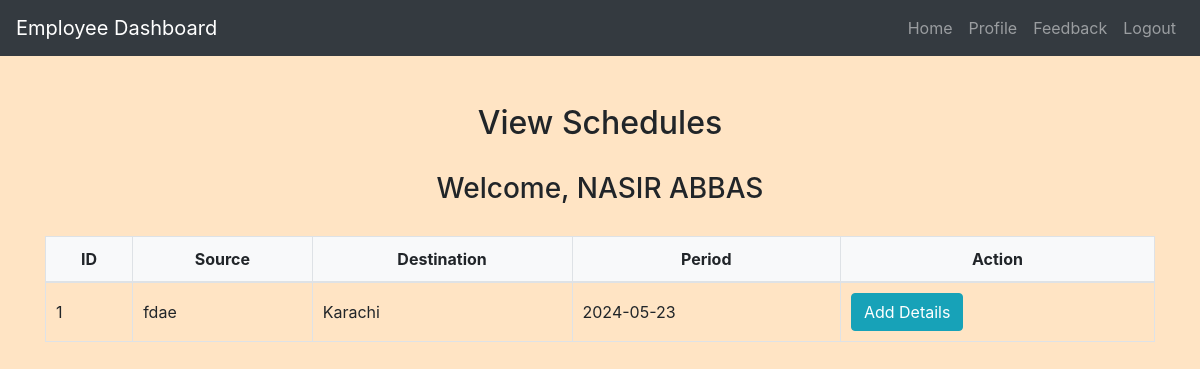
Screenshot of /employee/view_schedule.php (signed in) with the database file from the repository.
### tables this page shows
CREATE TABLE `employees` (
  `employee_id` int(11) NOT NULL,
  `email` varchar(100) DEFAULT NULL,
  `password` varchar(255) DEFAULT NULL,
  `full_name` varchar(255) NOT NULL,
  `position` varchar(50) DEFAULT NULL,
  `department` varchar(50) DEFAULT NULL,
  `location` varchar(100) DEFAULT NULL,
  `hire_date` date DEFAULT NULL,
  `current_visa_status` enum('Valid','Expired','Pending') DEFAULT NULL,
  `visa_expiry_date` date DEFAULT NULL,
  `created_at` timestamp NOT NULL DEFAULT current_timestamp(),
  `updated_at` timestamp NOT NULL DEFAULT current_timestamp() ON UPDATE current_timestamp()
);

CREATE TABLE `schedules` (
  `schedule_id` int(11) NOT NULL,
  `employee_id` int(11) DEFAULT NULL,
  `source` varchar(100) DEFAULT NULL,
  `destination` varchar(100) DEFAULT NULL,
  `period` date DEFAULT NULL,
  `created_at` timestamp NOT NULL DEFAULT current_timestamp(),
  `updated_at` timestamp NOT NULL DEFAULT current_timestamp() ON UPDATE current_timestamp()
);

### employee/view_schedule.php (the view, shortened to what this page needs)
<?php
include('config.php');
$employee_id = $_SESSION["employee_id"];
$sql_employee = "SELECT * FROM employees WHERE employee_id = '$employee_id'";
$result_employee = mysqli_query($conn, $sql_employee);
$row_employee = mysqli_fetch_assoc($result_employee);
$sql_schedules = "SELECT s.*, d.*
                  FROM schedules s
                  JOIN schedules d ON s.schedule_id = d.schedule_id
                  WHERE s.employee_id = '$employee_id'";
$result_schedules = mysqli_query($conn, $sql_schedules);
?>
<!DOCTYPE html>
<html>
<head>
    <link rel="stylesheet" href="https://maxcdn.bootstrapcdn.com/bootstrap/4.5.2/css/bootstrap.min.css">
    <link rel="stylesheet" href="../css/style.css">
</head>
<body>
<?php include('navbar.php'); ?>
<div class="container mt-5">
    <h2>View Schedules</h2>
    <h3>Welcome, <?php echo $row_employee["full_name"]; ?></h3>
    <table class="table">
        <thead>
            <tr>
                <th>ID</th>
                <th>Source</th>
                <th>Destination</th>
                <th>Period</th>
                <th>Action</th>
            </tr>
        </thead>
        <tbody>
            <?php
            while ($row_schedule = mysqli_fetch_assoc($result_schedules)) {
                echo "<tr>";
                echo "<td>".$row_schedule["schedule_id"]."</td>";
                echo "<td>".$row_schedule["source"]."</td>";
                echo "<td>".$row_schedule["destination"]."</td>";
                echo "<td>".$row_schedule["period"]."</td>";
                echo "<td><a href='add_details.php?schedule_id=".$row_schedule["schedule_id"]."' class='btn btn-info'>Add Details</a></td>";
                echo "</tr>";
            }
            ?>
        </tbody>
    </table>
</div>
</body>
</html>

### css/style.css (style rules this page uses)
body { background-color: bisque; }
h1, h2, h3, h4 { text-align: center; margin-top: 30px; margin-bottom: 30px; }
.table { width: 100%; border-collapse: collapse; margin-top: 20px; }
.table th, .table td { padding: 10px; border: 1px solid #dee2e6; }
.table thead th { background-color: #f8f9fa; font-weight: bold; text-align: center; }
.table tbody td { vertical-align: middle; }

### rows the page displays
employees: full_name "NASIR ABBAS"
schedules: schedule_id "1", source "fdae", destination "Karachi", period "2024-05-23"
